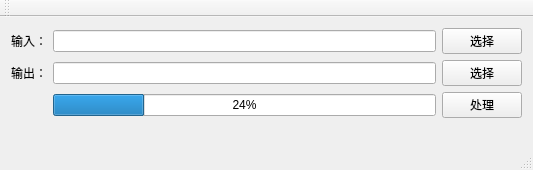
<?xml version="1.0" encoding="UTF-8"?>
<ui version="4.0">
 <class>remosenClass</class>
 <widget class="QMainWindow" name="remosenClass">
  <property name="geometry">
   <rect>
    <x>0</x>
    <y>0</y>
    <width>533</width>
    <height>170</height>
   </rect>
  </property>
  <property name="windowTitle">
   <string>remosen</string>
  </property>
  <widget class="QWidget" name="centralWidget">
   <layout class="QGridLayout" name="gridLayout">
    <item row="1" column="0">
     <widget class="QLabel" name="outLabel">
      <property name="text">
       <string>输出：</string>
      </property>
     </widget>
    </item>
    <item row="1" column="1">
     <widget class="QLineEdit" name="outLineEdit"/>
    </item>
    <item row="0" column="1">
     <widget class="QLineEdit" name="inLineEdit"/>
    </item>
    <item row="0" column="0">
     <widget class="QLabel" name="inLabel">
      <property name="text">
       <string>输入：</string>
      </property>
     </widget>
    </item>
    <item row="2" column="1">
     <widget class="QProgressBar" name="progressBar">
      <property name="value">
       <number>24</number>
      </property>
     </widget>
    </item>
    <item row="1" column="2">
     <widget class="QPushButton" name="outPushButton">
      <property name="text">
       <string>选择</string>
      </property>
     </widget>
    </item>
    <item row="2" column="2">
     <widget class="QPushButton" name="proPushButton">
      <property name="text">
       <string>处理</string>
      </property>
     </widget>
    </item>
    <item row="0" column="2">
     <widget class="QPushButton" name="inPushButton">
      <property name="text">
       <string>选择</string>
      </property>
     </widget>
    </item>
    <item row="3" column="1">
     <spacer name="verticalSpacer">
      <property name="orientation">
       <enum>Qt::Vertical</enum>
      </property>
      <property name="sizeHint" stdset="0">
       <size>
        <width>20</width>
        <height>40</height>
       </size>
      </property>
     </spacer>
    </item>
   </layout>
  </widget>
  <widget class="QMenuBar" name="menuBar">
   <property name="geometry">
    <rect>
     <x>0</x>
     <y>0</y>
     <width>533</width>
     <height>26</height>
    </rect>
   </property>
  </widget>
  <widget class="QToolBar" name="mainToolBar">
   <attribute name="toolBarArea">
    <enum>TopToolBarArea</enum>
   </attribute>
   <attribute name="toolBarBreak">
    <bool>false</bool>
   </attribute>
  </widget>
  <widget class="QStatusBar" name="statusBar"/>
 </widget>
 <layoutdefault spacing="6" margin="11"/>
 <resources>
  <include location="remosen.qrc"/>
 </resources>
 <connections/>
</ui>
